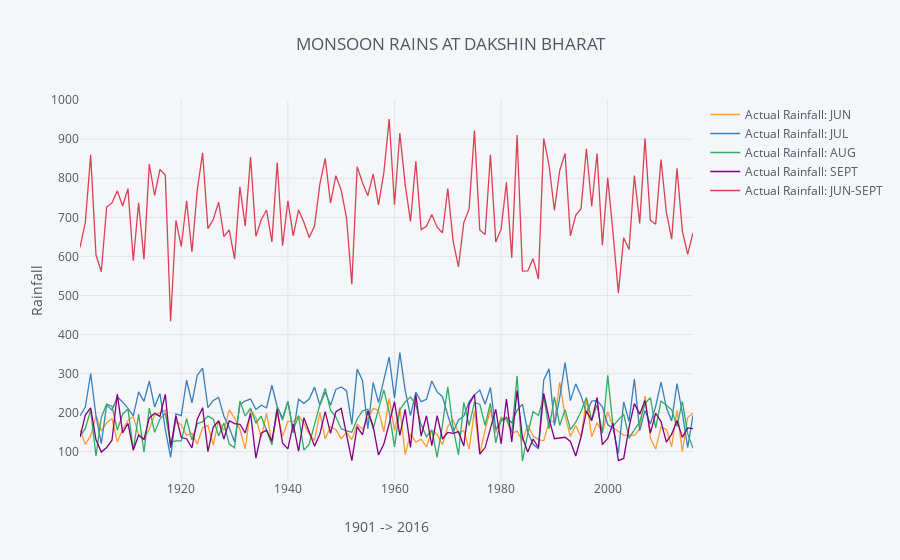

The notebook cell this image was saved under:
### Code cell
so = so.set_index('YEAR')
so[so.columns[:5]].iplot(title='MONSOON RAINS AT DAKSHIN BHARAT',
    xTitle='1901 -> 2016', yTitle='Rainfall')
